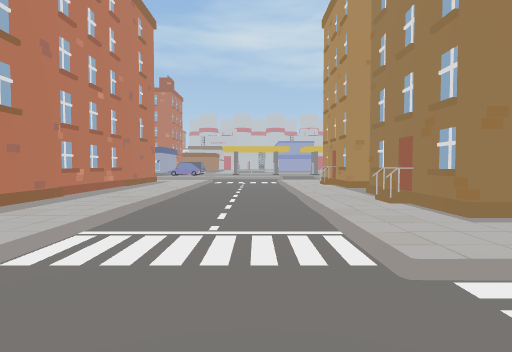
view 1 (above)

24 first-person views from a walk through a 3-D level made in the Unity game engine. The camera is 1.5 m above the floor, tilts 2° down and sees 80° across. The floor is counted in squares, 2 m on a side. Each view is taken from the middle of a square. On the plan, view 1 faces up. The plan holds only what a view shows up to about 10 squares ahead; the rest is blank. The place goes on beyond the plan. Some surface patterns are stand-ins.

view 2
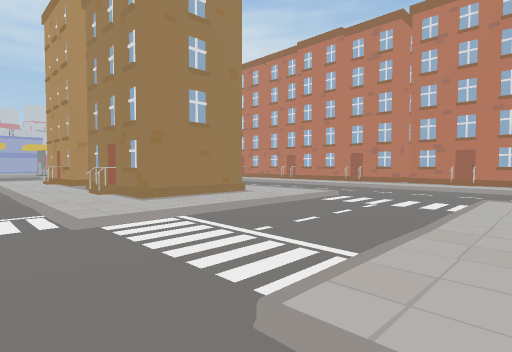

view 3
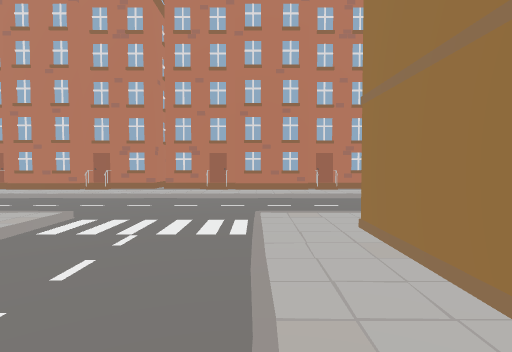

view 4
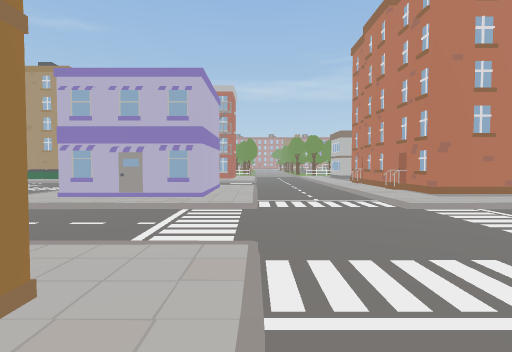

view 5
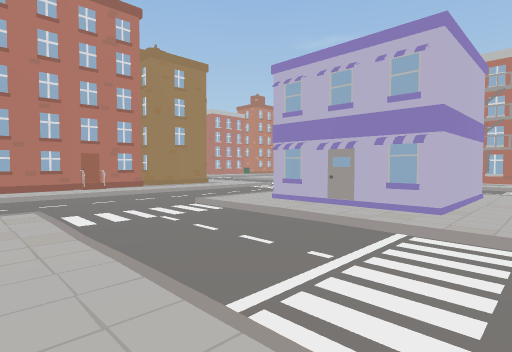

view 6
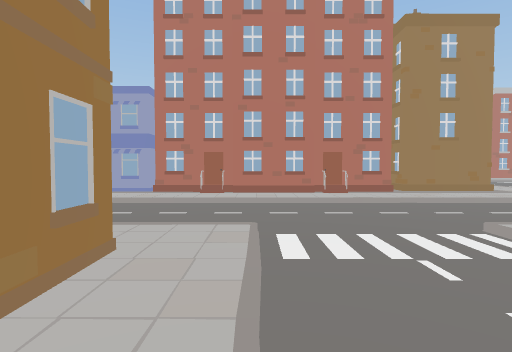

view 7
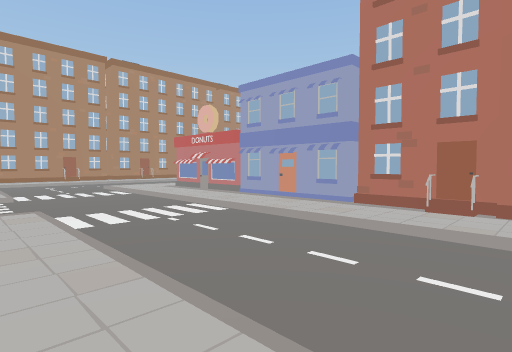

view 8
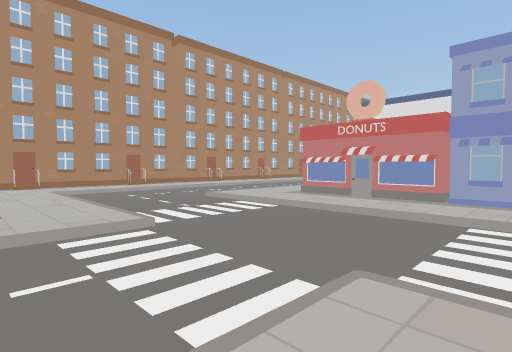

view 9
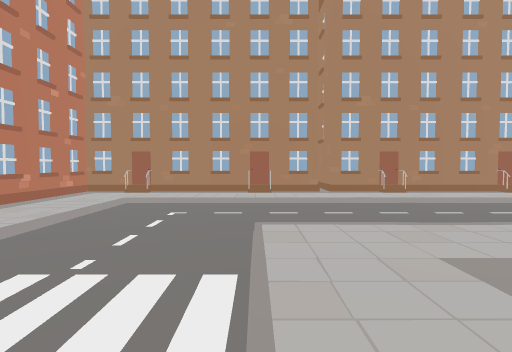

view 10
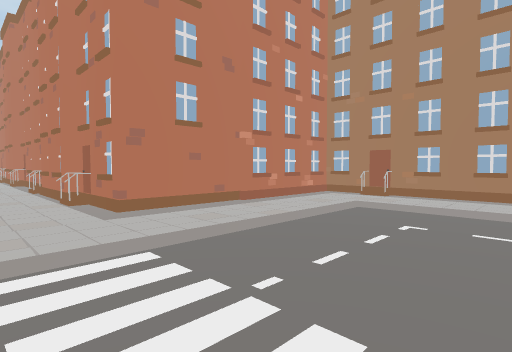

view 11
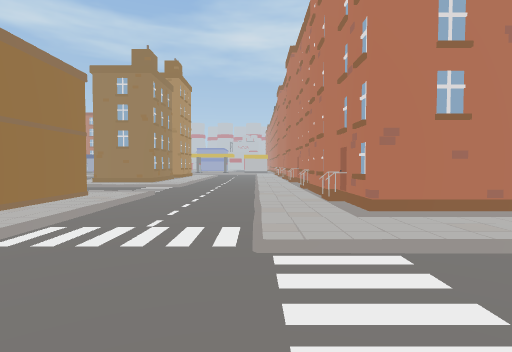

view 12
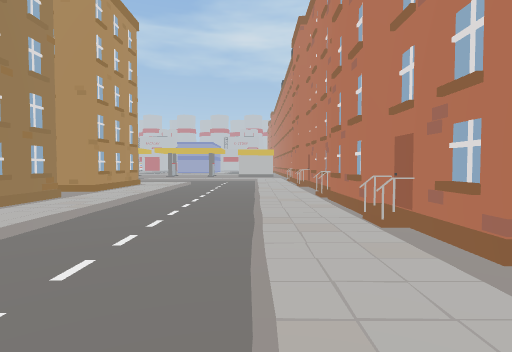

view 13
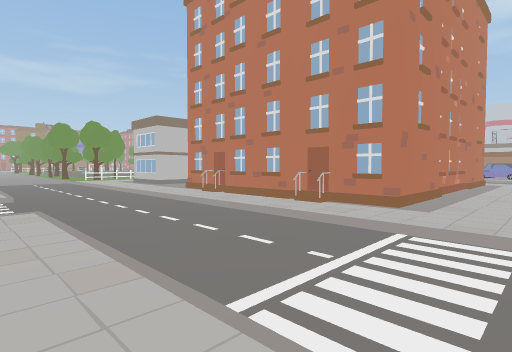

view 14
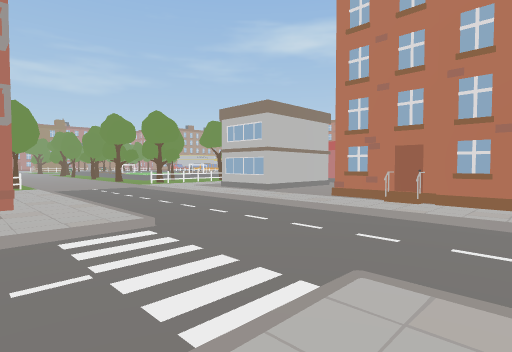

view 15
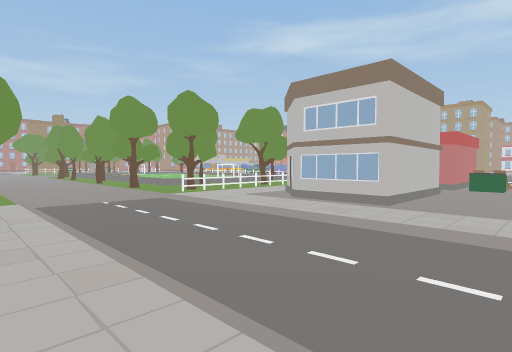

view 16
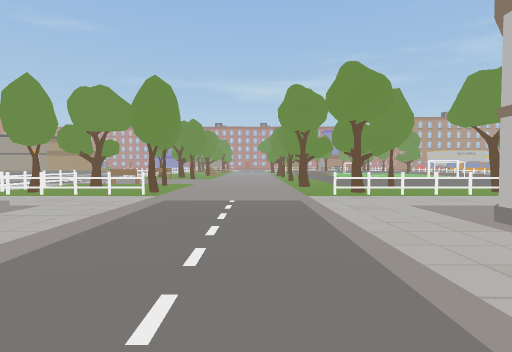

view 17
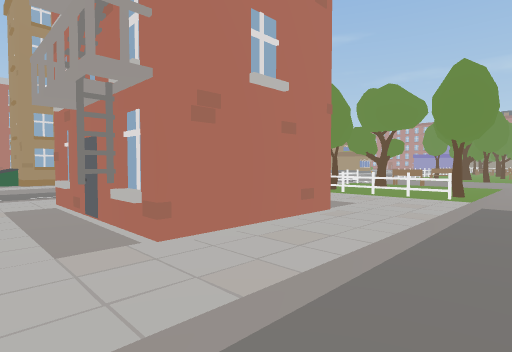

view 18
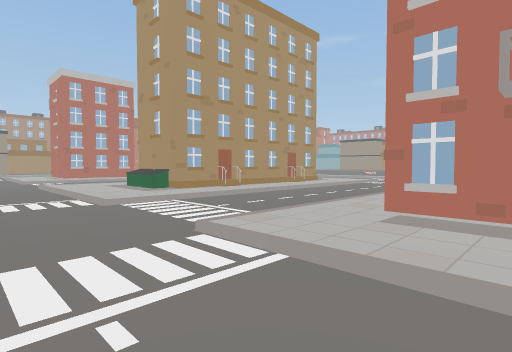

view 19
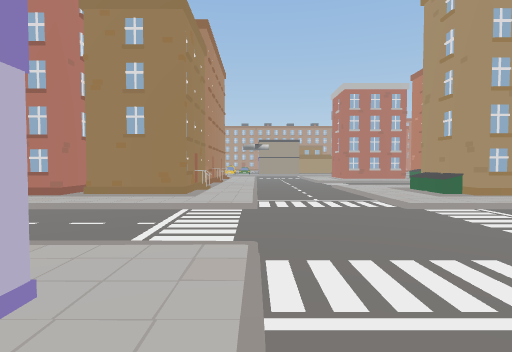

view 20
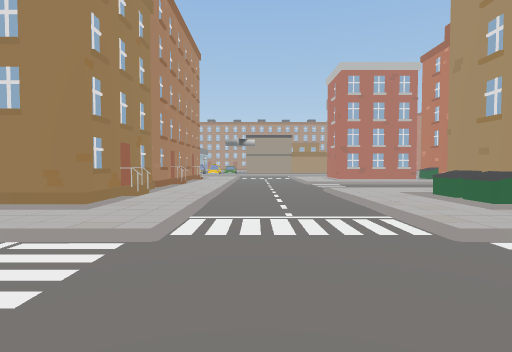

view 21
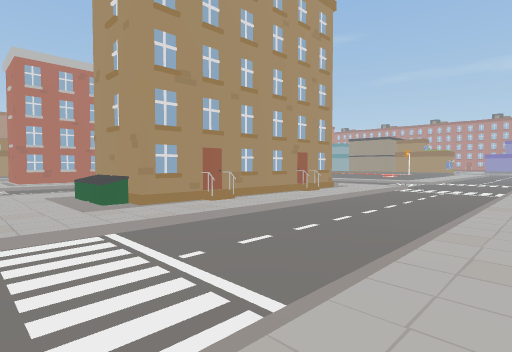

view 22
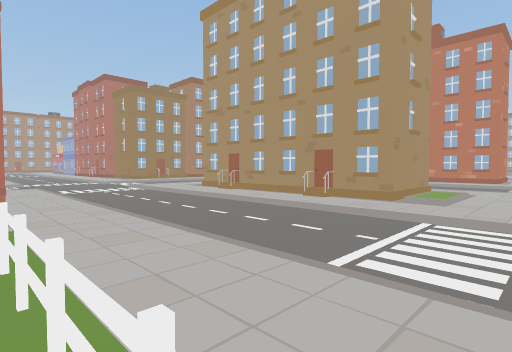

view 23
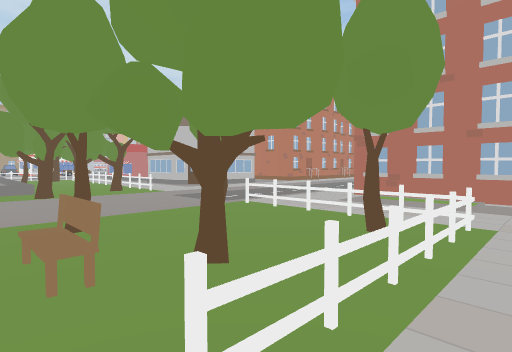

view 24
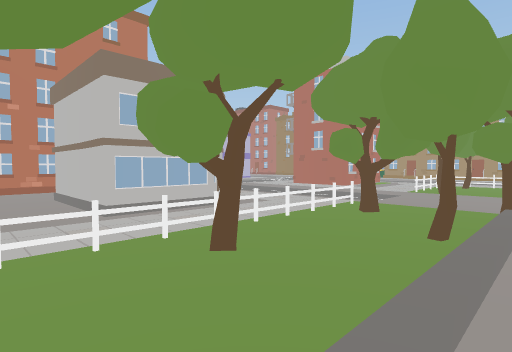

### Floor plan
Key: @ floor where view 1 was taken; # wall or solid block; x gap in a wall; . main floor; : floor 0.25 m higher than the main floor; + floor 0.5 m higher than the main floor; / step, stairs or slope; H house; F fence; T tree; B bench; O other object.
Columns run from 23 left of view 1 to 19 right of it. Each row starts with its distance up from view 1.
 10                    #:/../:###:/../:H
  9  +T:     #x:H      H:/../:H##:/../:#
  8  +::F:::::::H      H:/../:: ::/../:#
  7  +::T::###::H      H:/../:H #:/../:#
  6  +::F::#  ::       #:/../:###:/../:#
  5  +T:F::## ::       #:/../:###:/../:#
  4  /::T::H##::######H#:/../:H##:/../:#
  3     T::::::::::::::::/../:::::/../:H
  2  /T///////////////////..///////../:#
  1  ................................/:#
  0 .......................@........./:#
 -1 /////////////..///////..///////../:#
 -2  OT:FT/:::::/../:::::/../:::::/../:H
 -3  B::F:/H  H:/../:HHH:/../:HHH:/../:#
 -4  BTTF:/H  ::/../   H:/../:  H:/../:##
 -5 /FFFF:/H  H:/../:H H:/../:H H:/../:H##H###
 -6 /:::::/:::::/../:: ::/../:::::/../:::::::#
 -7 /////////////..///////..///////..///////:#
 -8 ......................................./:H
 -9 ......................................./:H
-10 /////////////..//////////////////////../:#
-11  :/:::::::::/../::::::::::::::::::::/../:#
-12  //H######O:/../:######H######HO###:/../:##
-13  ::##    #O:/../:###           ##  :/../:#
-14  //#     #O:/../:H                   ../:#
-15  :/      :::/../:#                    ./:H
-16  //      ////../:#                     /:#
-17             .../:H                      :#

Where each view was taken, in squares from view 1:
view 1: 0 up, 0 right, facing up
view 2: 2 down, 0 right, facing up-right
view 3: 1 down, 2 right, facing right
view 4: 1 down, 4 right, facing left
view 5: 1 down, 2 right, facing down-left
view 6: 3 down, 1 right, facing down
view 7: 6 down, 1 right, facing down-right
view 8: 5 down, 6 right, facing down-right
view 9: 10 down, 9 right, facing right
view 10: 10 down, 10 right, facing up-right
view 11: 10 down, 10 right, facing up
view 12: 0 up, 10 right, facing up
view 13: 2 down, 2 left, facing up-left
view 14: 3 down, 7 left, facing up-left
view 15: 2 down, 11 left, facing up-left
view 16: 1 up, 12 left, facing left
view 17: 0 up, 12 left, facing down-left
view 18: 4 down, 9 left, facing down-left
view 19: 4 down, 8 left, facing down
view 20: 7 down, 9 left, facing down
view 21: 6 down, 11 left, facing down-left
view 22: 5 down, 23 left, facing down-right
view 23: 6 down, 23 left, facing up-right
view 24: 9 up, 22 left, facing down-right
